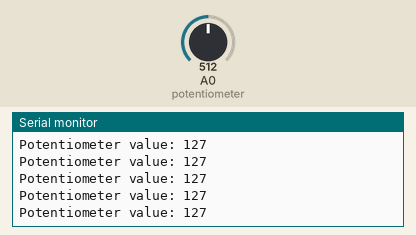
Recording of a sketch running on a simulated Arduino Uno, built with avr-gcc and run on an emulated ATmega328P. Shown: the last lines printed to the serial monitor. The test bench sets the inputs (shaded band); at power-on: A0 (potentiometer) = 512.

Above: at 1.2 s.
1.3 s: A0 (potentiometer) set to 716
At 1.68 s:
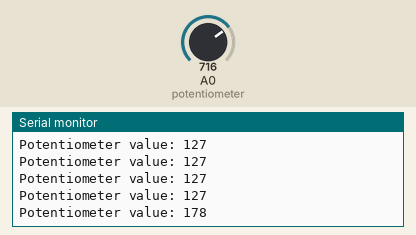
2.8 s: A0 (potentiometer) set to 900
At 2.94 s:
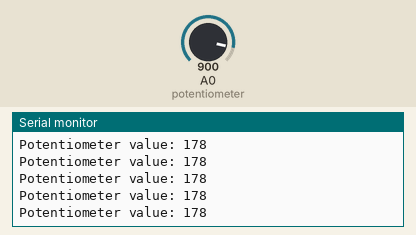
Timing chart, 0 to 5.8 s (numbered marks = the images above; inputs shaded):
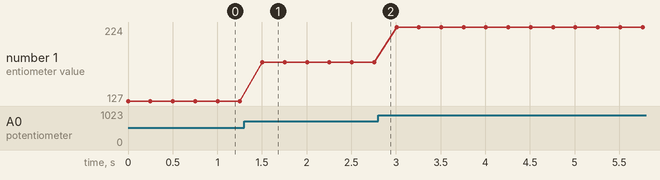

Measured:
- after the input at 1.3 s, the serial monitor: prints a new line after 0.20 s (image 1)
- plotted number 1: 127 → 178 after the input at 1.3 s, 178 → 224 after the input at 2.8 s

The sketch:

potentiometer_test.ino
```cpp
int potentiometer = A0;
int potentiometer_value = 0;

void setup()
{
    Serial.begin(9600);
    pinMode(potentiometer, INPUT);
}

void loop()
{
    potentiometer_value = map(analogRead(potentiometer), 0, 1023, 0, 255);
    Serial.print("Potentiometer value: ");
    Serial.println(potentiometer_value);
    delay(250);
}
```
